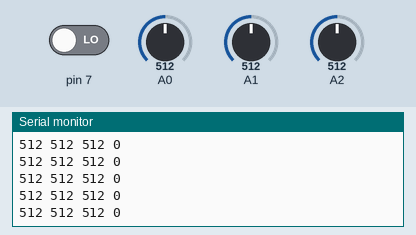
Recording of a sketch running on a simulated Arduino Uno, built with avr-gcc and run on an emulated ATmega328P. On the bench: the last lines printed to the serial monitor. The test bench sets the inputs (shaded band); at power-on: A0 = 512, A1 = 512, A2 = 512, pin 7 LOW.

Above: at 1.2 s.
1.3 s: A0 set to 716
At 1.33 s:
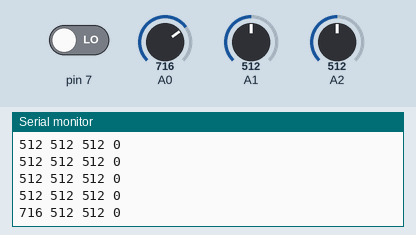
2.8 s: A1 set to 716
At 2.8 s:
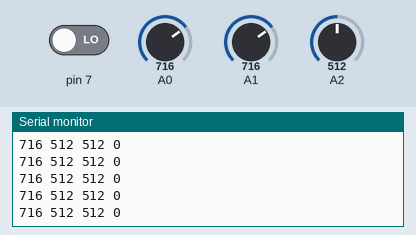
4.3 s: A2 set to 716
At 4.32 s:
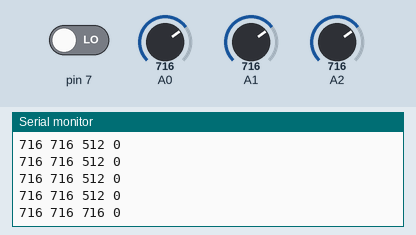
7.3 s: pin 7 driven HIGH
At 7.36 s:
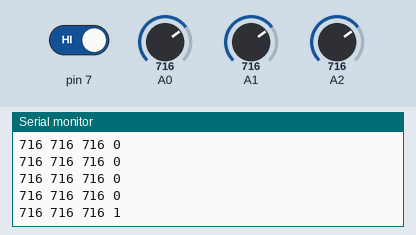
8.8 s: A0 set to 900
At 8.83 s:
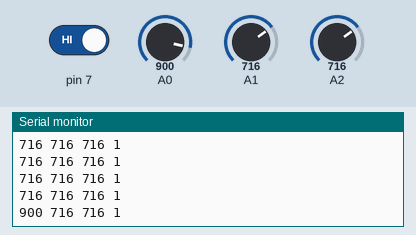
10.3 s: A1 set to 900
At 10.3 s:
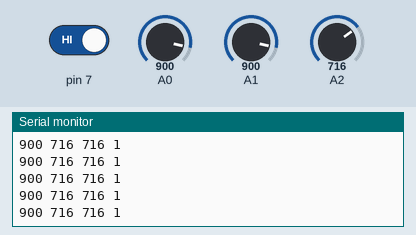
Timing chart, 0 to 12.8 s (numbered marks = the images above; inputs shaded):
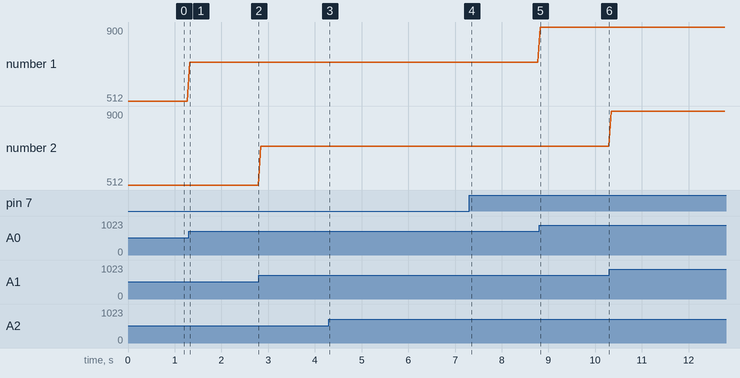

The sketch:

Blink.ino
```cpp
  void setup(){

  pinMode(A0, INPUT);
  pinMode(A1, INPUT);
  Serial.begin(115200);
  pinMode(A2, INPUT);
  pinMode(7,INPUT);
}

void loop(){
char ln[64];
snprintf(ln, sizeof(ln), "%d %d %d %d", analogRead(A0), analogRead(A1),analogRead(A2),digitalRead(7));
Serial.println(ln);
delay(50);

}
```

Measured:
- after the input at 1.3 s, the serial monitor: prints a new line at once (image 1)
- after the input at 4.3 s, the serial monitor: prints a new line at once (image 3)
- after the input at 7.3 s, the serial monitor: prints a new line after 0.05 s (image 4)
- after the input at 8.8 s, the serial monitor: prints a new line at once (image 5)
- plotted number 1: 512 → 716 after the input at 1.3 s, 716 → 900 after the input at 8.8 s
